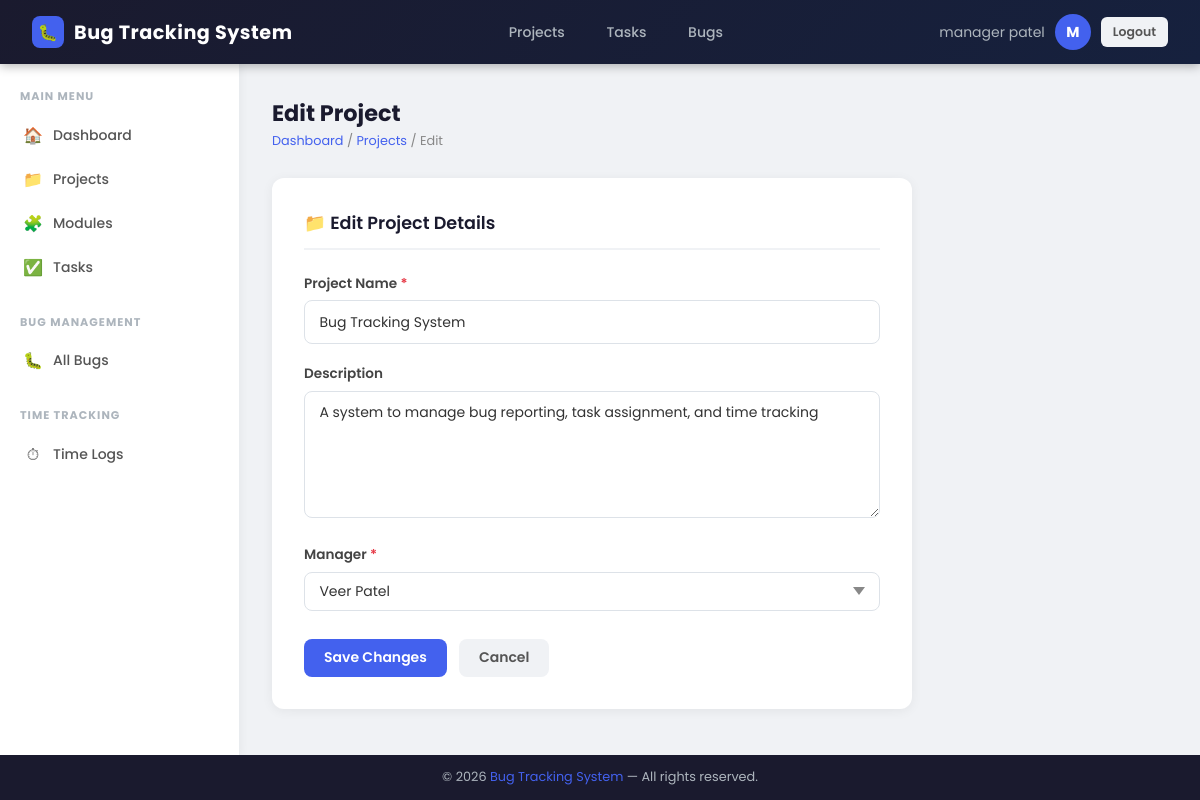
/projects/project/1/edit/ (signed in), run on the app's committed database.
### core/models.py (models this page shows, shortened)
class User(AbstractBaseUser,PermissionsMixin):
    class Meta:
        permissions = [
            ('can_staff', 'Can staff'),
        ]
    groups = models.ManyToManyField(
        Group,
        verbose_name=('groups'),
        blank=True,
        help_text=('The groups this user belongs to. A user will get all permissions granted to each of their groups.'),
        related_name="core_user_set",
        related_query_name="core_user",
    )
    user_permissions = models.ManyToManyField(
        Permission,
        verbose_name=('user permissions'),
        blank=True,
        help_text=('Specific permissions for this user.'),
        related_name="core_user_set",
        related_query_name="core_user",
    )
    GENDER_CHOICES = (
        ('male',   'Male'),
        ('female', 'Female'),
    )
    role_choice = (
    ('admin', 'Admin'),
    ('manager', 'Project Manager'),
    ('developer', 'Developer'),
    ('tester', 'Tester'),
    )
    email = models.EmailField(unique=True)
    first_name = models.CharField(max_length=50, null=True, blank=True)
    last_name = models.CharField(max_length=50, null=True, blank=True)
    gender = models.CharField(max_length=10, choices=GENDER_CHOICES, null=True, blank=True)
    phone_number = models.CharField(max_length=15, null=True, blank=True)
    role = models.CharField(max_length=20,choices=role_choice,default='developer')
    is_active = models.BooleanField(default=True)
    is_staff = models.BooleanField(default=False)
    is_admin = models.BooleanField(default=False)
    created_at = models.DateTimeField(auto_now_add=True)
    updated_at = models.DateTimeField(auto_now=True)
    objects = UserManager()
    USERNAME_FIELD = 'email'
    REQUIRED_FIELDS = []
    def get_full_name(self):
        full_name = f"{self.first_name or ''} {self.last_name or ''}".strip()
        return full_name if full_name else self.email

class Project(models.Model):
    name = models.CharField(max_length=200)
    description = models.TextField(null=True, blank=True)
    manager = models.ForeignKey(User,on_delete=models.CASCADE,related_name='managed_projects',db_column="manager_id")
    created_at = models.DateTimeField(auto_now_add=True)
    class Meta:
        db_table = "projects"

### dashboards/decorators.py (the view)
        def wrapper_func(request, *args, **kwargs):
            if not request.user.is_authenticated:
                return redirect("login")
            if request.user.role in allowed_roles:
                return view_func(request, *args, **kwargs)
            else:
                return render(request, "dashboards/unauthorized.html")

### projects/forms.py
class ProjectForm(forms.ModelForm):
    class Meta:
        model = Project
        fields = ['name','description','manager']
    def __init__(self, *args, **kwargs):
        super().__init__(*args, **kwargs)
        self.fields['manager'].queryset = User.objects.filter(role='manager')

### projects/views.py (called while the page is built)
@role_required(allowed_roles=['admin','manager'])
def projectEditView(request, id):
    project = get_object_or_404(Project,id=id)
    if request.method == 'POST':
        form = ProjectForm(request.POST,instance=project)
        if form.is_valid():
            form.save()
            return redirect('project_list')
        else:
            return render(request,'projects/project_edit.html',{'form': form,'project': project,'selected_manager': str(project.manager.id),})
    else:
        form = ProjectForm(instance=project)
        return render(request,'projects/project_edit.html',{'form': form,'project': project,'selected_manager': str(project.manager.id),})

### templates/projects/project_edit.html (shortened to what this page needs)
{% extends 'core/base.html' %}
{% block content %}
<div class="page-header">
    <div>
        <div class="page-title">Edit Project</div>
        <div class="breadcrumb"><span>Dashboard</span> / <span>Projects</span> / Edit</div>
    </div>
</div>
<div class="form-card">
    <div class="form-title">📁 Edit Project Details</div>
    <form method="post" action="{% url 'project_edit' project.id %}">
        <div class="form-group">
            <label class="form-label" for="id_name">Project Name <span style="color:#e63946;">*</span></label>
            <input type="text" id="id_name" name="name" class="form-control" value="{{ form.name.value|default:'' }}" required>
        </div>
        <div class="form-group">
            <label class="form-label" for="id_description">Description</label>
            <textarea id="id_description" name="description" class="form-control" rows="5">{{ form.description.value|default:'' }}</textarea>
        </div>
        <div class="form-group">
            <label class="form-label" for="id_manager">Manager <span style="color:#e63946;">*</span></label>
            <select id="id_manager" name="manager" class="form-control" required>
                {% for manager in form.manager.field.queryset %}
                    <option value="{{ manager.id }}" {% if selected_manager == manager.id|stringformat:"s" %}selected{% endif %}>{{ manager.get_full_name }}</option>
                {% endfor %}
            </select>
        </div>
        <div class="form-actions">
            <button type="submit" class="btn btn-primary">Save Changes</button>
            <a href="{% url 'project_list' %}" class="btn btn-secondary">Cancel</a>
        </div>
    </form>
</div>
{% endblock %}

### templates/core/base.html (shortened to what this page needs)
{% load static %}
<!DOCTYPE html>
<html lang="en">
<head>
    <link rel="stylesheet" href="{% static 'css/style.css' %}">
</head>
<body>
<nav class="navbar">
    {% if user.role == 'admin' %}
        <a href="{% url 'adminDashboard' %}" class="navbar-brand">
    {% elif user.role == 'manager' %}
        <a href="{% url 'managerDashboard' %}" class="navbar-brand">
    {% elif user.role == 'developer' %}
        <a href="{% url 'developerDashboard' %}" class="navbar-brand">
    {% elif user.role == 'tester' %}
        <a href="{% url 'testerDashboard' %}" class="navbar-brand">
    {% else %}
        <a href="{% url 'login' %}" class="navbar-brand">
    {% endif %}
        <div class="brand-icon">🐛</div>
        Bug Tracking System
    </a>
    {% if user.is_authenticated %}
    <div class="navbar-nav">
        {% if user.role == 'admin' or user.role == 'manager' %}
            <a href="{% url 'project_list' %}">Projects</a>
            <a href="{% url 'task_list' %}">Tasks</a>
        {% endif %}
        <a href="{% url 'bug_list' %}">Bugs</a>
    </div>
    <div class="navbar-user">
        <span>{{ user.get_full_name }}</span>
        <div class="avatar">{{ user.first_name|first|upper }}</div>
        <a href="{% url 'logout' %}" class="btn btn-secondary btn-sm">Logout</a>
    </div>
    {% endif %}
</nav>
<div class="layout-wrapper">
    {% if user.is_authenticated %}
    <aside class="sidebar">
        {% if user.role == 'admin' %}
        <div class="sidebar-section">
            <div class="sidebar-label">Main Menu</div>
            <nav class="sidebar-nav">
                <a href="{% url 'adminDashboard' %}">
                    <span class="nav-icon">🏠</span> Dashboard
                </a>
                <a href="{% url 'project_list' %}">
                    <span class="nav-icon">📁</span> Projects
                </a>
                <a href="{% url 'module_list' %}">
                    <span class="nav-icon">🧩</span> Modules
                </a>
                <a href="{% url 'task_list' %}">
                    <span class="nav-icon">✅</span> Tasks
                </a>
            </nav>
        </div>
        <div class="sidebar-section">
            <div class="sidebar-label">Bug Management</div>
            <nav class="sidebar-nav">
                <a href="{% url 'bug_list' %}">
                    <span class="nav-icon">🐛</span> All Bugs
                </a>
            </nav>
        </div>
        <div class="sidebar-section">
            <div class="sidebar-label">Time Tracking</div>
            <nav class="sidebar-nav">
                <a href="{% url 'timelog_list' %}">
                    <span class="nav-icon">⏱</span> Time Logs
                </a>
            </nav>
        </div>
        {% elif user.role == 'manager' %}
        <div class="sidebar-section">
            <div class="sidebar-label">Main Menu</div>
            <nav class="sidebar-nav">
                <a href="{% url 'managerDashboard' %}">
                    <span class="nav-icon">🏠</span> Dashboard
                </a>
                <a href="{% url 'project_list' %}">
                    <span class="nav-icon">📁</span> Projects
                </a>
                <a href="{% url 'module_list' %}">
                    <span class="nav-icon">🧩</span> Modules
                </a>
                <a href="{% url 'task_list' %}">
                    <span class="nav-icon">✅</span> Tasks
                </a>
            </nav>
        </div>
        <div class="sidebar-section">
            <div class="sidebar-label">Bug Management</div>
            <nav class="sidebar-nav">
                <a href="{% url 'bug_list' %}">
                    <span class="nav-icon">🐛</span> All Bugs
                </a>
            </nav>
        </div>
        <div class="sidebar-section">
            <div class="sidebar-label">Time Tracking</div>
            <nav class="sidebar-nav">
                <a href="{% url 'timelog_list' %}">
                    <span class="nav-icon">⏱</span> Time Logs
                </a>
            </nav>
        </div>
        {% endif %}
    </aside>
    {% endif %}
    <main class="main-content">
        {% block content %}{% endblock %}
    </main>
</div>
<footer class="footer">
    &copy; 2026 <span>Bug Tracking System</span> &mdash; All rights reserved.
</footer>
</body>
</html>

### static/css/style.css (style rules this page uses)
*, *::before, *::after { box-sizing: border-box; margin: 0; padding: 0; }
html { font-size: 16px; scroll-behavior: smooth; }
body { font-family: 'Poppins', sans-serif; background-color: #f0f2f5; color: #333; min-height: 100vh; display: flex; flex-direction: column; }
a { text-decoration: none; color: inherit; }
.navbar { background: linear-gradient(135deg, #1a1a2e 0%, #16213e 100%); color: #fff; padding: 0 2rem; height: 64px; display: flex; align-items: center; justify-content: space-between; position: sticky; top: 0; z-index: 1000; box-shadow: 0 2px 10px rgba(0,0,0,0.3); }
.navbar-brand { display: flex; align-items: center; gap: 10px; font-size: 1.2rem; font-weight: 700; color: #fff; letter-spacing: 0.5px; }
.navbar-brand .brand-icon { width: 32px; height: 32px; background: #4361ee; border-radius: 8px; display: flex; align-items: center; justify-content: center; font-size: 1rem; }
.navbar-nav { display: flex; align-items: center; gap: 1rem; }
.navbar-nav a { color: #adb5bd; font-size: 0.875rem; font-weight: 500; padding: 0.4rem 0.8rem; border-radius: 6px; transition: background 0.2s, color 0.2s; }
.navbar-user { display: flex; align-items: center; gap: 10px; color: #adb5bd; font-size: 0.875rem; }
.navbar-user .avatar { width: 36px; height: 36px; border-radius: 50%; background: #4361ee; display: flex; align-items: center; justify-content: center; font-weight: 700; font-size: 0.9rem; color: #fff; }
.layout-wrapper { display: flex; flex: 1; min-height: calc(100vh - 64px - 48px); }
.sidebar { width: 240px; min-width: 240px; background: #fff; border-right: 1px solid #e9ecef; padding: 1.5rem 0; box-shadow: 2px 0 8px rgba(0,0,0,0.04); display: flex; flex-direction: column; }
.sidebar-section { margin-bottom: 1.5rem; }
.sidebar-label { text-transform: uppercase; font-size: 0.7rem; font-weight: 700; color: #adb5bd; letter-spacing: 1px; padding: 0 1.25rem; margin-bottom: 0.5rem; }
.sidebar-nav a { display: flex; align-items: center; gap: 10px; padding: 0.6rem 1.25rem; color: #555; font-size: 0.875rem; font-weight: 500; border-left: 3px solid transparent; transition: all 0.2s; }
.sidebar-nav .nav-icon { font-size: 1rem; width: 20px; text-align: center; }
.main-content { flex: 1; padding: 2rem; overflow-x: hidden; }
.form-card { background: #fff; border-radius: 12px; box-shadow: 0 2px 12px rgba(0,0,0,0.06); padding: 2rem; max-width: 640px; }
.form-title { font-size: 1.1rem; font-weight: 600; color: #1a1a2e; margin-bottom: 1.5rem; padding-bottom: 0.75rem; border-bottom: 2px solid #f0f2f5; }
.form-group { margin-bottom: 1.25rem; }
.form-label { display: block; font-size: 0.85rem; font-weight: 600; color: #444; margin-bottom: 0.4rem; }
.form-control { width: 100%; padding: 0.65rem 0.9rem; border: 1.5px solid #dde2e8; border-radius: 8px; font-family: 'Poppins', sans-serif; font-size: 0.875rem; color: #333; background: #fff; transition: border-color 0.2s, box-shadow 0.2s; outline: none; }
.form-control::placeholder { color: #aaa; }
textarea.form-control { resize: vertical; min-height: 100px; }
select.form-control { cursor: pointer; appearance: none; background-repeat: no-repeat; background-position: right 0.9rem center; padding-right: 2.2rem; }
.form-actions { display: flex; gap: 0.75rem; margin-top: 1.75rem; }
.btn { display: inline-flex; align-items: center; gap: 6px; padding: 0.55rem 1.25rem; border: none; border-radius: 8px; font-family: 'Poppins', sans-serif; font-size: 0.875rem; font-weight: 600; cursor: pointer; transition: all 0.2s; white-space: nowrap; text-decoration: none; }
.btn-primary { background: #4361ee; color: #fff; }
.btn-secondary { background: #f0f2f5; color: #555; }
.btn-sm { padding: 0.35rem 0.75rem; font-size: 0.78rem; border-radius: 6px; }
.page-header { display: flex; align-items: center; justify-content: space-between; margin-bottom: 1.75rem; flex-wrap: wrap; gap: 1rem; }
.page-title { font-size: 1.4rem; font-weight: 700; color: #1a1a2e; }
.breadcrumb { font-size: 0.8rem; color: #888; margin-top: 2px; }
.breadcrumb span { color: #4361ee; }
.footer { background: #1a1a2e; color: #adb5bd; text-align: center; padding: 0.85rem 2rem; font-size: 0.8rem; }
.footer span { color: #4361ee; }

### data on the page
User: get_full_name "manager patel", first_name|first "M"
Project: name "Bug Tracking System", description "A system to manage bug reporting, task assignment, and time tracking"

### other printed values
form field manager "Veer Patel"
